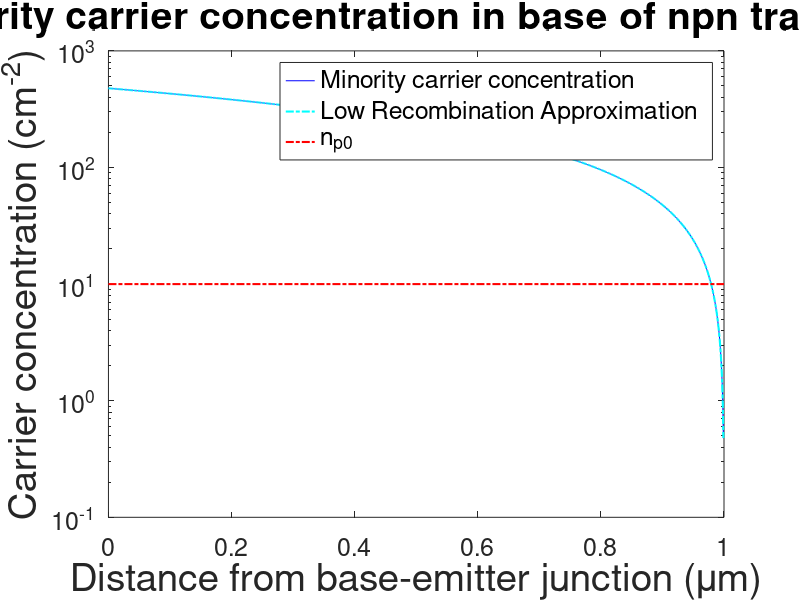

Write the MATLAB code that produced this figure.
%% Static parameters
N_A   = 1e19;                 % Acceptor donor concentration (cm^-2)
mu_n  = 1417;                 % Electron mobility (cm^2 / V sec)
tau_n = 25e-9;                % Carrier lifetime (s)
n_i   = 1e10;                 % Intrinsic carrier concentration (cm^-2)

n_p0 = 1e1;                   % Base minority carrier concentration, under T.E.
q    = 1.602e-19;             % Electron charge (magnitude)
k_B  = 1.381e-23;             % Boltzmann's constant (J / K )
T    = 300;                   % Temperature (K)

D_n  = mu_n * k_B * T / q;    % Diffusivity (cm^2 / sec)
L_n  = sqrt(D_n*tau_n);       % Minority carrier diffusion length (cm)

base_coeff     = n_i^2/N_A;   % Constant multiplier
exponent_coeff = q/(k_B * T); % Constant exponent

um_to_cm       = 1e-4;         % Constant scale factor to cm from um.

%% Test parameters
W_B  = 1*um_to_cm;             % Width of base (cm)
V_BE = -0.1;                  % Voltage across base-emitter junction (V)
V_BC = -7;                    % Voltage across base-collector junction (V)

%% Simulation
x = linspace(0, W_B, 1e3);
delta_n_2 = base_coeff*(exp(exponent_coeff * (-V_BE))-1);
delta_n_3 = base_coeff*(exp(exponent_coeff * (V_BC))-1);

denom   = sinh(W_B/L_n);
% Calculate the minority carrier concentration for each x.
n_p = n_p0 + delta_n_2 * (sinh((W_B - x)/L_n)/denom) + delta_n_3 * (sinh(x/L_n)/denom);
low_recomb_approx  = n_p0 + delta_n_2 * (1 - x./W_B) + delta_n_3 *x./W_B;
high_recomb_approx = n_p0 + delta_n_2 * exp(- x./L_n) + delta_n_3 *exp((x-W_B)/L_n);

%% Plot results
figure(1);
semilogy(x/um_to_cm, n_p, 'b-', x*1e4, low_recomb_approx, 'c-.', 'LineWidth', 1.5);
set(gca, 'FontSize', 18);
line([min(x) max(x)]/um_to_cm, [n_p0 n_p0], 'LineWidth', 1.5, 'LineStyle', '-.', 'Color', 'r');
title('Minority carrier concentration in base of npn transistor', ...
    'FontSize', 28);
xlabel('Distance from base-emitter junction (\mum)', 'FontSize', 28);
ylabel('Carrier concentration (cm^{-2})', 'FontSize', 28);
leg = legend('Minority carrier concentration', 'Low Recombination Approximation' , 'n_{p0}');
set(leg, 'FontSize', 18);

ylim_curr = get(gca,'ylim');
xlim([min(x), max(x)]/um_to_cm);
ylim([min(1, ylim_curr(1)), ylim_curr(2)]);